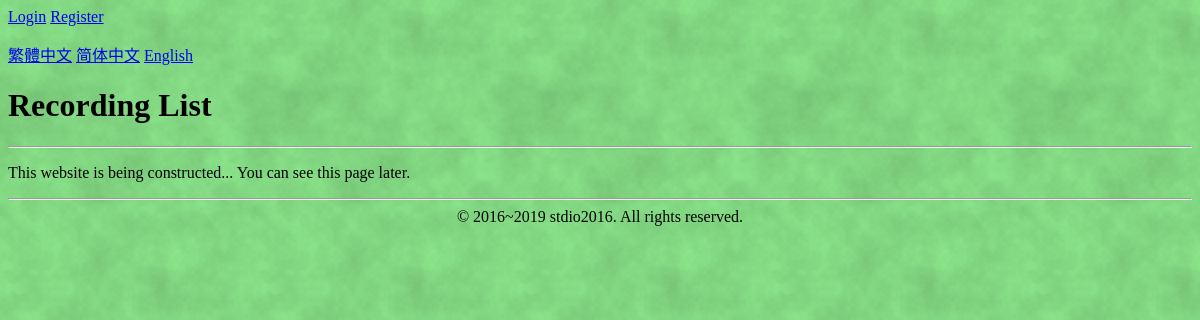
/, run on an earlier commit of the app's database.
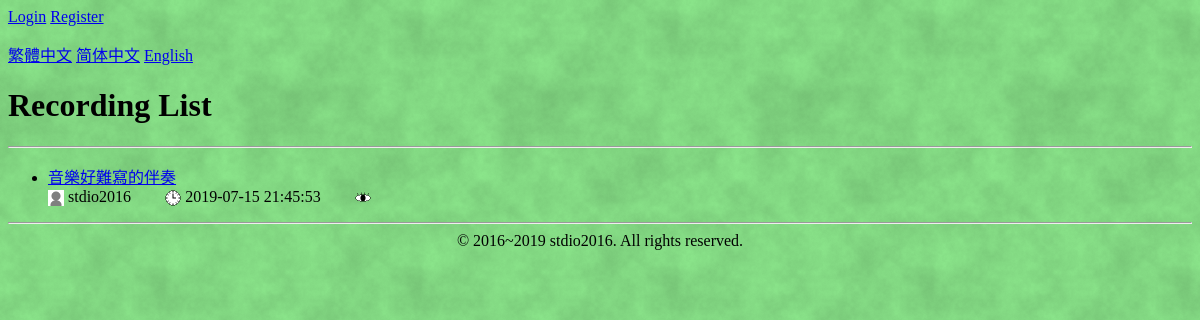
And on a later commit of the database.
### tables this page shows
CREATE TABLE `sounds` (
  `id` int(11) NOT NULL AUTO_INCREMENT,
  `name` varchar(255) NOT NULL,
  `date` datetime NOT NULL,
  `file` varchar(80) NOT NULL,
  `description` text NOT NULL,
  `user` varchar(20) NOT NULL,
  PRIMARY KEY (`id`)
);

### b.php (called while the page is built, shortened)
<?php
function getLang() {
  $supported_language = ['en', 'zh-tw', 'zh', 'zh-hant', 'zh-hans'];
  $langs = [];
  if (isset($_SERVER['HTTP_ACCEPT_LANGUAGE'])) {
    $langs = explode(',', $_SERVER['HTTP_ACCEPT_LANGUAGE']);
  }
  $langs = array_map(function ($a) {
    $i = strpos($a, ";");
    if ($i !== false) {
      $a = substr($a, 0, $i);
    }
    return strtolower(trim($a));
  }, $langs);
  if (isset($_GET['lang'])) {
    $lang = $_GET['lang'];
  }
  else {
    $lang = 'en';
    foreach ($langs as $lang) {
      if (in_array($lang, $supported_language)) break;
    }
  }
  return $lang;
}
if (!isset($no_translation)) {
  $lang = getLang();
  include("lang/en.php");
}

### lang/en.php (called while the page is built)
<?php
$trans = array();
$trans['record list'] = 'Recording List';
$trans['constructing...'] = 'This website is being constructed... You can see this page later.';
$trans['time:'] = 'Time: ';
$trans['you are not logged in'] = 'You are not logged in';
$trans['username:'] = 'Username: ';
$trans['password:'] = 'Password: ';
$trans['password again:'] = 'Confirm password: ';
$trans['login'] = 'Login';
$trans['welcome,'] = 'Welcome, ';
$trans['logout'] = 'Logout';
$trans['username restriction'] = 'Username can only contain letters and digits, and cannot be longer than 20 characters';
$trans['comment cannot be empty'] = 'Comment cannot be blank';
$trans['comment'] = 'Comments';
$trans['you must login to make comment'] = 'You must be logged in to comment';
$trans['ok'] = 'OK';
$trans['copyright'] = '&copy; 2016~2019 stdio2016. All rights reserved.';
$trans['recording not found'] = 'Recording not found';
$trans['recording not found reason'] = 'Maybe I deleted the recording file, sorry.';
$trans['page not found'] = 'Page not found';
$trans['this is not the place you should come'] = "This is not the place you should come.";
$trans['you can '] = 'You can ';
$trans['go to homepage'] = 'go to homepage';
$trans['you are using old and unsupported ie'] = "This website doesn't support IE. Please use Chrome or Firefox.";
$trans['upload sound'] = 'Upload sound';
$trans['you must login to upload sound'] = 'You must be logged in to upload sound';
$trans['name:'] = 'Name: ';
$trans['file:'] = 'File: ';
$trans['description:'] = 'Description: ';
$trans['upload success'] = 'Upload success';
$trans['upload failed'] = 'Upload failed!';
$trans['upload too big'] = 'Upload file too big';
$trans['delete'] = 'Delete';
$trans['delete success'] = 'Delete success';
$trans['not audio file'] = 'This is not an audio file';
$trans['audio restriction'] = 'Audio file must be smaller than 2MB and can only be MP3, OGG, WAV';
$trans['enter your comment'] = 'Enter your comment...';
$trans['edit'] = 'Edit';
$trans['edit sound'] = 'Edit sound';
$trans['you must login to edit description'] = 'You must be logged in to edit description';
$trans['edit success'] = 'Edit success';
$trans['register'] = 'Register';
$trans['no account? please'] = "Don't have an account? Please ";
$trans['user or pass error'] = 'Username or password is wrong. Please try again';
$trans['user registered'] = 'Username has already been taken';
$trans['password differs'] = "Password confirmation doesn't match the password";
$trans['password restriction'] = 'Password can only contain letters and digits, and cannot be longer than 20 characters';

### index.php (the view, shortened to what this page needs)
<?php
$mypath = 'index.php';
require_once 'b.php';
$sql = "SELECT id, name, `date`, user, views FROM sounds";
$query = $db->prepare($sql);
$query->execute();
$names = $query->fetchAll();
$title = $trans['record list'];
?>
<?php include 'header.php'; ?>
<h1><?=$title?></h1>
<hr>
<?php if (!$names) { ?>
<p><?=$trans['constructing...']?></p>
<?php } else { ?>
<ul>
<?php foreach ($names as $f) { ?>
  <li>
    <a href='play.php?id=<?=$f['id']?>' class='need-width user-text'><span><?= htmlspecialchars($f['name']) ?></span></a>
    <div class="author">
      <img class="myicon" src="<?=BASE_PATH?>/image/user.png">
      <span class="username"><?= $f['user'] ?></span>
      <img class="myicon" src="<?=BASE_PATH?>/image/time.png">
      <span class="time"><?= $f['date'] ?></span>
      <img class="myicon" src="<?=BASE_PATH?>/image/eye.png">
    </div>
  </li>
<?php } ?>
</ul>
<?php } ?>
<hr>
<?php require 'footer.php';

### header.php (shortened to what this page needs)
<!DOCTYPE html>
<html lang="<?=$lang?>">
<head>
<link rel="stylesheet" href="<?=BASE_PATH?>/css/main.css">
</head>
<body>
<?php
if (isset($_SESSION['songs/user'])) { ?>
<form action="logout.php">
  <p>
    <?=$trans['welcome,']?><span><?=$_SESSION['songs/user']?></span>
    <button type="submit"><?=$trans['logout']?></button>
  </p>
</form>
<script>
var username = "<?=$_SESSION['songs/user']?>";
</script>
<?php } else if (!isset($login_page)) { ?>
<a href="login.php?back=<?=htmlspecialchars(urlencode($_SERVER['REQUEST_URI']))?>"><?=$trans['login']?></a>
<a href="register.php?back=<?=htmlspecialchars(urlencode($_SERVER['REQUEST_URI']))?>"><?=$trans['register']?></a>
<?php }
$mypath = htmlspecialchars($mypath);
?>
<p>
  <a href='<?=BASE_PATH.'/zh-tw/'.$mypath?>'>繁體中文</a>
  <a href='<?=BASE_PATH.'/zh/'.$mypath?>'>简体中文</a>
  <a href='<?=BASE_PATH.'/en/'.$mypath?>'>English</a>
</p>

### footer.php
<footer id=di><?=$trans['copyright'];?>
</footer>
</body>
</html>

### css/main.css (style rules this page uses)
html { background-color: rgb(144, 255, 144); background-image: url("../image/background.png") }
footer { text-align: center; }
.user-text, .comment-text { white-space: pre-wrap; overflow-wrap: break-word; word-break: break-word; }
.myicon { height: 16px; width: 16px; vertical-align: middle; }
.need-width { display: inline-block; min-width: 50px; }

What changed in the data, as far as the page shows it:
added sounds: name "音樂好難寫的伴奏", user "stdio2016", date "2019-07-15 21:45:53"
Also different on the page:
$trans['constructing...']: "This website is being constructed... You can see this page later." → (not shown)
